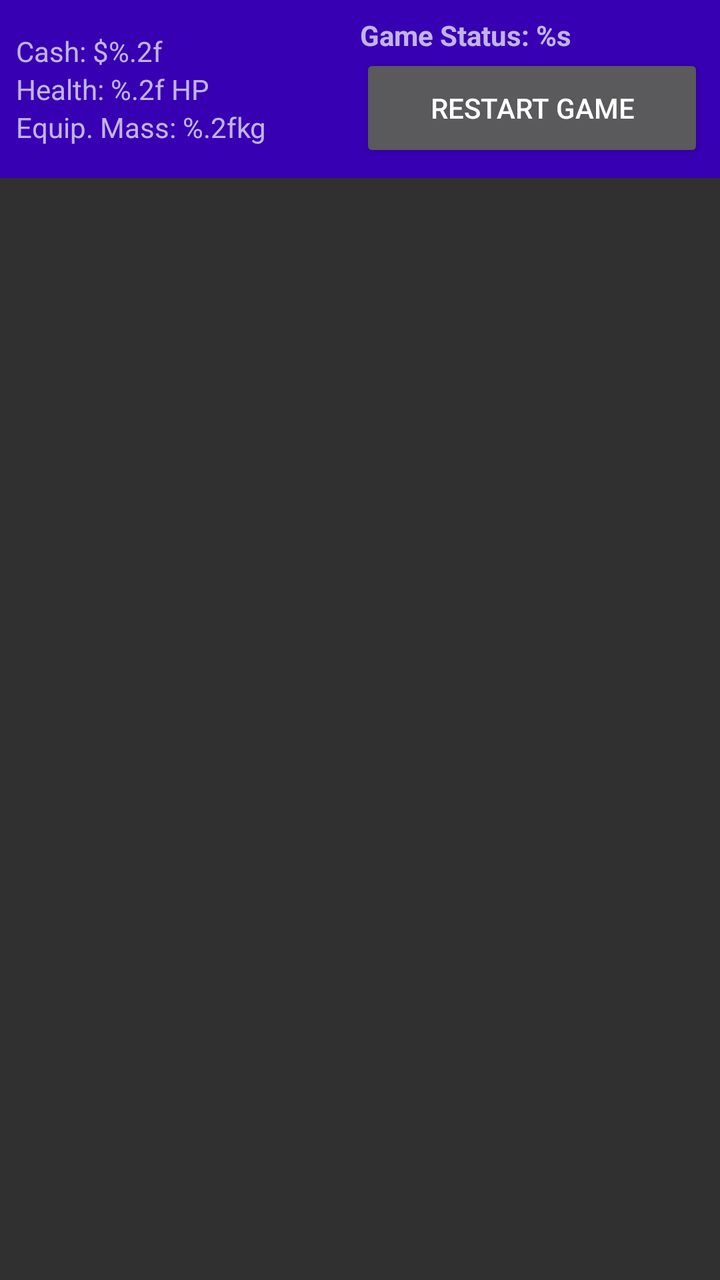
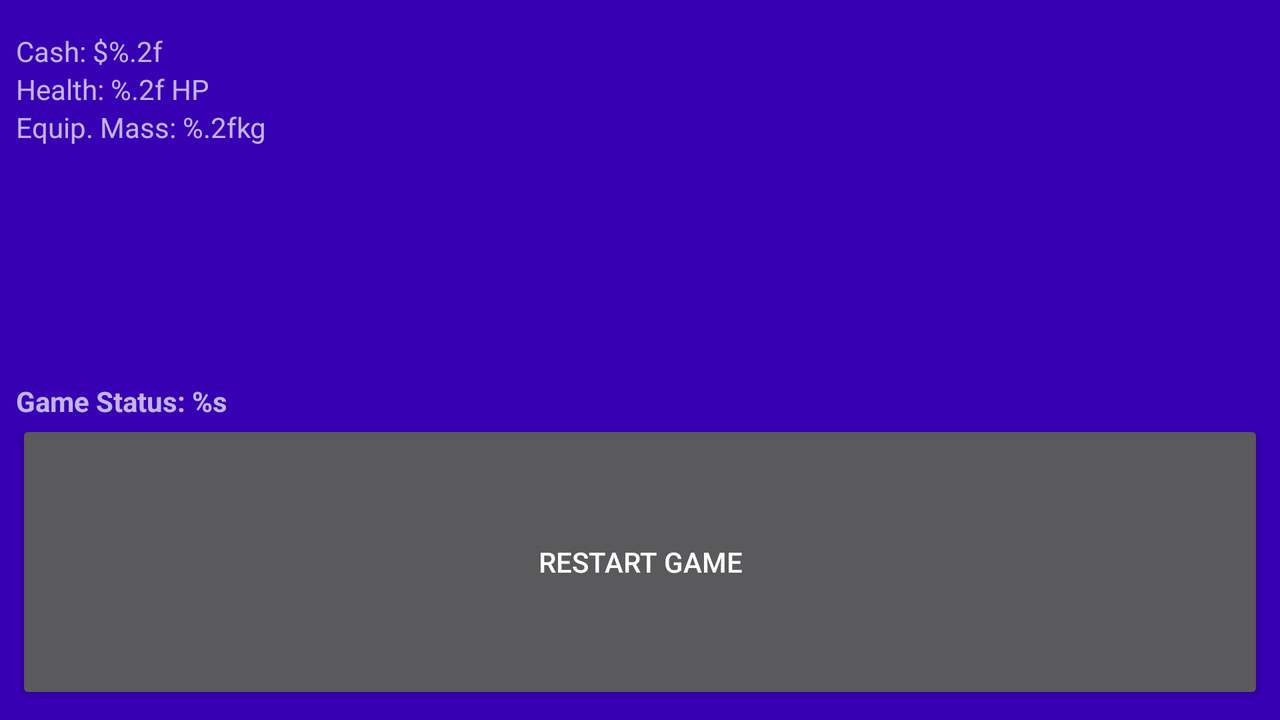

One screen, two layout resources from the same app: the default and the repository's alternative for another configuration. Each is rendered where Android would select it; the XML of both is given below.
<!-- AndroidManifest.xml: application theme AppTheme -->
<!-- res/layout/fragment_status_bar.xml -->
<?xml version="1.0" encoding="utf-8"?>
<FrameLayout xmlns:android="http://schemas.android.com/apk/res/android"
    xmlns:tools="http://schemas.android.com/tools"
    android:layout_width="match_parent"
    android:layout_height="match_parent"
    tools:context=".StatusBarFragment">

    <LinearLayout xmlns:android="http://schemas.android.com/apk/res/android"
        xmlns:app="http://schemas.android.com/apk/res-auto"
        xmlns:tools="http://schemas.android.com/tools"
        android:layout_width="match_parent"
        android:layout_height="wrap_content"
        android:background="@color/colorPrimaryDark"
        android:baselineAligned="false"
        android:orientation="horizontal"
        app:layout_constraintBottom_toBottomOf="parent"
        app:layout_constraintEnd_toEndOf="parent"
        app:layout_constraintStart_toStartOf="parent"
        tools:showIn="@layout/activity_navigation">

        <LinearLayout
            android:layout_width="0dip"
            android:layout_height="wrap_content"
            android:layout_marginStart="8dp"
            android:layout_marginTop="16dp"
            android:layout_marginBottom="16dp"
            android:layout_weight="0.5"
            android:gravity="top"
            android:orientation="vertical"
            app:layout_constraintBottom_toBottomOf="parent"
            app:layout_constraintEnd_toEndOf="parent"
            app:layout_constraintHorizontal_bias="0.0"
            app:layout_constraintStart_toStartOf="parent"
            app:layout_constraintTop_toTopOf="parent"
            app:layout_constraintVertical_bias="1.0">

            <TextView
                android:id="@+id/textCash"
                android:layout_width="match_parent"
                android:layout_height="wrap_content"
                android:text="@string/status_cash" />

            <TextView
                android:id="@+id/textHealth"
                android:layout_width="match_parent"
                android:layout_height="wrap_content"
                android:text="@string/status_health" />

            <TextView
                android:id="@+id/textEquipmentMass"
                android:layout_width="match_parent"
                android:layout_height="wrap_content"
                android:text="@string/status_mass" />

        </LinearLayout>

        <LinearLayout
            android:layout_width="0dip"
            android:layout_height="match_parent"
            android:layout_marginTop="8dp"
            android:layout_marginEnd="8dp"
            android:layout_marginBottom="8dp"
            android:layout_weight="0.5"
            android:orientation="vertical"
            android:visibility="visible">

            <TextView
                android:id="@+id/textGameStatus"
                android:layout_width="match_parent"
                android:layout_height="wrap_content"
                android:text="@string/game_status"
                android:textStyle="bold" />

            <Button
                android:id="@+id/buttonRestart"
                android:layout_width="match_parent"
                android:layout_height="match_parent"
                android:text="@string/restart" />

        </LinearLayout>
    </LinearLayout>

</FrameLayout>
<!-- res/layout/activity_navigation.xml (included above) -->
<?xml version="1.0" encoding="utf-8"?>
<android.support.constraint.ConstraintLayout xmlns:android="http://schemas.android.com/apk/res/android"
    xmlns:app="http://schemas.android.com/apk/res-auto"
    xmlns:tools="http://schemas.android.com/tools"
    android:id="@+id/constraintLayout"
    android:layout_width="match_parent"
    android:layout_height="match_parent"
    android:backgroundTint="@android:color/darker_gray"
    android:backgroundTintMode="multiply"
    tools:context=".NavigationActivity">

    <ImageView
        android:id="@+id/areaBackground"
        android:layout_width="0dp"
        android:layout_height="0dp"
        android:scaleType="fitCenter"
        android:src="@drawable/ic_building1"
        android:tint="?attr/colorBackgroundFloating"
        android:tintMode="multiply"
        app:layout_constraintBottom_toTopOf="@+id/statusBar"
        app:layout_constraintEnd_toEndOf="parent"
        app:layout_constraintStart_toStartOf="parent"
        app:layout_constraintTop_toTopOf="parent" />

    <Button
        android:id="@+id/buttonNorth"
        android:layout_width="wrap_content"
        android:layout_height="wrap_content"
        android:enabled="false"
        android:text="@string/direction_north"
        app:layout_constraintBottom_toTopOf="@+id/centre_container"
        app:layout_constraintEnd_toEndOf="parent"
        app:layout_constraintStart_toStartOf="parent"
        app:layout_constraintTop_toTopOf="parent" />

    <Button
        android:id="@+id/buttonEast"
        android:layout_width="wrap_content"
        android:layout_height="wrap_content"
        android:layout_marginEnd="8dp"
        android:enabled="false"
        android:text="@string/direction_east"
        app:layout_constraintBottom_toTopOf="@+id/statusBar"
        app:layout_constraintEnd_toEndOf="parent"
        app:layout_constraintTop_toTopOf="parent" />

    <Button
        android:id="@+id/buttonSouth"
        android:layout_width="wrap_content"
        android:layout_height="wrap_content"
        android:enabled="false"
        android:text="@string/direction_south"
        app:layout_constraintBottom_toTopOf="@+id/statusBar"
        app:layout_constraintEnd_toEndOf="parent"
        app:layout_constraintStart_toStartOf="parent"
        app:layout_constraintTop_toBottomOf="@+id/centre_container" />

    <Button
        android:id="@+id/buttonWest"
        android:layout_width="wrap_content"
        android:layout_height="wrap_content"
        android:layout_marginStart="8dp"
        android:enabled="false"
        android:text="@string/direction_west"
        app:layout_constraintBottom_toTopOf="@+id/statusBar"
        app:layout_constraintStart_toStartOf="parent"
        app:layout_constraintTop_toTopOf="parent" />

    <FrameLayout
        android:id="@+id/statusBar"
        android:layout_width="0dp"
        android:layout_height="wrap_content"
        app:layout_constraintBottom_toBottomOf="parent"
        app:layout_constraintEnd_toEndOf="parent"
        app:layout_constraintStart_toStartOf="parent" />

    <LinearLayout
        android:id="@+id/centre_container"
        android:layout_width="0dp"
        android:layout_height="wrap_content"
        android:divider="?attr/dividerVertical"
        android:gravity="center"
        android:orientation="vertical"
        app:layout_constraintBottom_toTopOf="@+id/buttonSouth"
        app:layout_constraintEnd_toStartOf="@+id/buttonEast"
        app:layout_constraintStart_toEndOf="@+id/buttonWest"
        app:layout_constraintTop_toBottomOf="@+id/buttonNorth">

        <FrameLayout
            android:id="@+id/area_info"
            android:layout_width="match_parent"
            android:layout_height="match_parent"
            android:divider="?attr/dividerVertical"
            android:orientation="vertical">

        </FrameLayout>

        <Button
            android:id="@+id/buttonAreaOptions"
            android:layout_width="128dp"
            android:layout_height="wrap_content"
            android:text="@string/area_options" />

        <Button
            android:id="@+id/buttonOverview"
            android:layout_width="128dp"
            android:layout_height="wrap_content"
            android:text="@string/area_overview" />

    </LinearLayout>

</android.support.constraint.ConstraintLayout>
<!-- resources referenced by this layout -->
<resources>
  <string name="area_options">Options</string>
  <string name="area_overview">Overview</string>
  <string name="direction_east">East</string>
  <string name="direction_north">North</string>
  <string name="direction_south">South</string>
  <string name="direction_west">West</string>
  <string name="game_status">Game Status: %s</string>
  <string name="restart">Restart Game</string>
  <string name="status_cash">Cash: $%.2f</string>
  <string name="status_health">Health: %.2f HP</string>
  <string name="status_mass">Equip. Mass: %.2fkg</string>
  <style name="AppTheme" parent="Theme.AppCompat.NoActionBar">
          
          <item name="colorPrimary">@color/colorPrimary</item>
          <item name="colorPrimaryDark">@color/colorPrimaryDark</item>
          <item name="colorAccent">@color/colorAccent</item>
          <item name="android:windowAnimationStyle">@style/WindowAnimationStyle</item>
      </style>
  <style name="WindowAnimationStyle">
          <item name="android:windowEnterAnimation">@android:anim/fade_in</item>
          <item name="android:windowExitAnimation">@android:anim/fade_out</item>
      </style>
</resources>
<!-- res/layout-land/fragment_status_bar.xml (the repository's variant of the layout above) -->
<!-- drawn on the phone turned sideways -->
<?xml version="1.0" encoding="utf-8"?>
<FrameLayout xmlns:android="http://schemas.android.com/apk/res/android"
    xmlns:tools="http://schemas.android.com/tools"
    android:layout_width="match_parent"
    android:layout_height="match_parent"
    tools:context=".StatusBarFragment">

    <LinearLayout xmlns:android="http://schemas.android.com/apk/res/android"
        xmlns:app="http://schemas.android.com/apk/res-auto"
        xmlns:tools="http://schemas.android.com/tools"
        android:layout_width="match_parent"
        android:layout_height="match_parent"
        android:background="@color/colorPrimaryDark"
        android:baselineAligned="false"
        android:orientation="vertical"
        app:layout_constraintBottom_toBottomOf="parent"
        app:layout_constraintEnd_toEndOf="parent"
        app:layout_constraintStart_toStartOf="parent"
        tools:showIn="@layout/activity_navigation">

        <LinearLayout
            android:layout_width="match_parent"
            android:layout_height="wrap_content"
            android:layout_marginStart="8dp"
            android:layout_marginTop="16dp"
            android:layout_marginBottom="16dp"
            android:layout_weight="1"
            android:gravity="top|center"
            android:orientation="vertical"
            app:layout_constraintBottom_toBottomOf="parent"
            app:layout_constraintEnd_toEndOf="parent"
            app:layout_constraintHorizontal_bias="0.0"
            app:layout_constraintStart_toStartOf="parent"
            app:layout_constraintTop_toTopOf="parent"
            app:layout_constraintVertical_bias="1.0">

            <TextView
                android:id="@+id/textCash"
                android:layout_width="match_parent"
                android:layout_height="wrap_content"
                android:text="@string/status_cash" />

            <TextView
                android:id="@+id/textHealth"
                android:layout_width="match_parent"
                android:layout_height="wrap_content"
                android:text="@string/status_health" />

            <TextView
                android:id="@+id/textEquipmentMass"
                android:layout_width="match_parent"
                android:layout_height="wrap_content"
                android:text="@string/status_mass" />

        </LinearLayout>

        <LinearLayout
            android:layout_width="match_parent"
            android:layout_height="wrap_content"
            android:layout_margin="8dp"
            android:layout_weight="1"
            android:gravity="center"
            android:orientation="vertical"
            android:visibility="visible">

            <TextView
                android:id="@+id/textGameStatus"
                android:layout_width="match_parent"
                android:layout_height="wrap_content"
                android:text="@string/game_status"
                android:textStyle="bold" />

            <Button
                android:id="@+id/buttonRestart"
                android:layout_width="match_parent"
                android:layout_height="match_parent"
                android:text="@string/restart" />

        </LinearLayout>
    </LinearLayout>

</FrameLayout>
